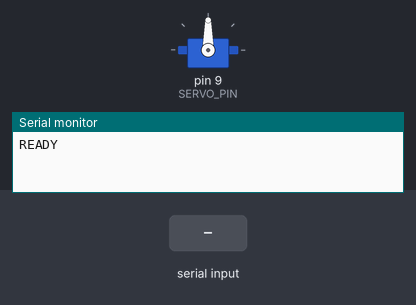
The sketch below on a simulated Arduino Uno, built with avr-gcc and run on an emulated ATmega328P. Parts: servo, the last lines printed to the serial monitor. The test bench sets the inputs (shaded band).

Above: at 1.2 s.
1.3 s: "30,150\n" received over Serial
At 2.0 s:
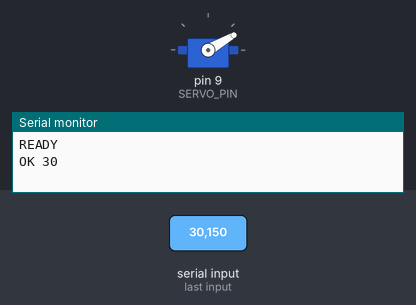
2.8 s: "5\n" received over Serial
At 4.0 s:
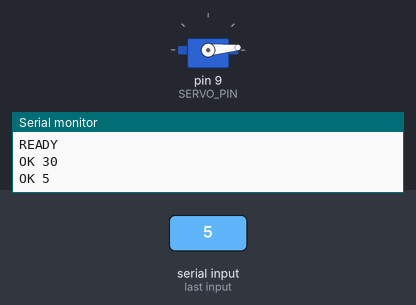
4.3 s: "200\n" received over Serial
At 5.3 s:
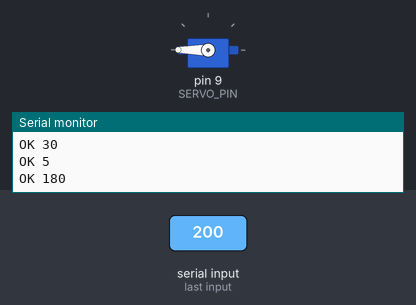
5.8 s: "90,45\n" received over Serial
At 6.5 s:
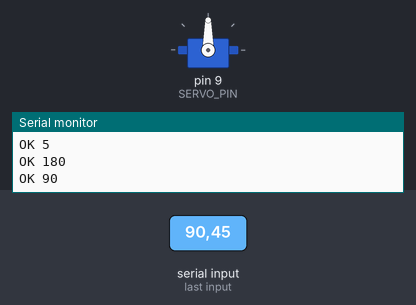
Timing chart, 0 to 8.3 s (numbered marks = the images above; inputs shaded):
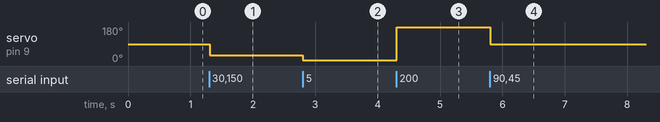

Measured:
- after the input at 1.3 s, servo on pin 9 (SERVO_PIN): 90° → 30° at once
- after the input at 2.8 s, servo on pin 9 (SERVO_PIN): 30° → 5° at once
- after the input at 4.3 s, servo on pin 9 (SERVO_PIN): 5° → 180° at once
- after the input at 5.8 s, servo on pin 9 (SERVO_PIN): 180° → 90° at once

The sketch:

servo_serial.ino
```cpp
#include <Servo.h>

// 서보 신호선이 연결된 핀
const uint8_t SERVO_PIN = 9;

// 시리얼 속도 (파이썬 pyserial과 반드시 동일하게 맞출 것)
const long BAUD_RATE = 9600;

Servo servo;
String buffer = "";  // 수신 중인 한 줄을 누적

void setup() {
  Serial.begin(BAUD_RATE);
  servo.attach(SERVO_PIN);
  servo.write(90);            // 초기 위치
  buffer.reserve(16);
  Serial.println("READY");    // 파이썬 측에서 준비 완료 확인용
}

void loop() {
  // 시리얼 버퍼에 들어온 만큼 한 글자씩 읽는다.
  while (Serial.available() > 0) {
    char c = (char)Serial.read();

    if (c == '\n' || c == '\r') {
      // 한 줄이 완성되면 처리
      if (buffer.length() > 0) {
        int angle = buffer.toInt();        // 숫자가 아니면 0이 됨
        angle = constrain(angle, 0, 180);  // 안전 범위로 제한
        servo.write(angle);

        // 파이썬 쪽에서 결과를 확인할 수 있도록 echo
        Serial.print("OK ");
        Serial.println(angle);

        buffer = "";
      }
    } else {
      buffer += c;
    }
  }
}
```
